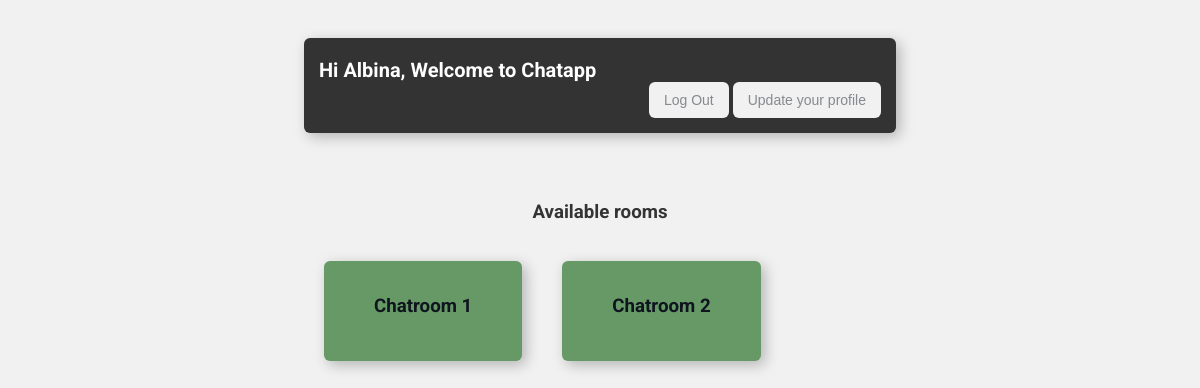
/ (signed in), run on the app's committed database.
### chatapp/models.py (models this page shows, shortened)
class User(AbstractUser):
    image = models.ImageField(upload_to="media/")

class Room(models.Model):
    name = models.CharField(max_length=20)
    slug = models.SlugField(max_length=100)

### chatapp/views.py (the view)
# urls.py: path('', views.rooms),
def rooms(request):
    rooms = Room.objects.all()
    return render(request, "rooms.html", {'rooms': rooms})

### templates/rooms.html (shortened to what this page needs)
{% extends 'base.html' %}
{% block content %}
<div class="container">
    {% if user.is_authenticated %}
        <div class="sign">
            <h3>Available rooms</h3>
        </div>
    {% if rooms %}
        <div class="cards">
            {% for room in rooms %}
                <div class="room-card">
                    <h3><a href="/{{room.slug}}">{{room.name}}</a></h3>
                </div>
            {% endfor %}
        </div>
</div>
    {% else %}
        <h3>No Rooms Available!</h3>
    {% endif %}
{% endif %}
<br/>
{% endblock %}

### templates/base.html (shortened to what this page needs)
{% load static %}
<!doctype html>
<html lang="en">
  <head>
    <link rel="stylesheet" type="text/css" href="{% static 'css/style.css' %}"/>
  </head>
  <body>
    <div class="container">
      <div class="header">
        {% block header%}
          <div class="welcome-sign">
            Hi <b>{{ user.username }}</b>, Welcome to Chatapp
          </div>
          <div class="button-right">
            <a href="/accounts/logout/">
              <button type="button" class="btn">Log Out</button>
            <a href="/accounts/update/">
              <button type="button" class="btn">Update your profile</button>
            </a>
          </div>
        {% endblock %}
      </div>
    </div>
    <br/>
    <main>
      {% block content %}
      {% endblock %}
    </main>
  </body>
</html>

### static/css/style.css (style rules this page uses)
body { background-color: #f1f1f1; color: #0f141e; font-size: 16px; font-weight: normal; font-family: 'Roboto', sans-serif; }
a { color: #0f141e; text-decoration: none; }
h3 { font-family: inherit; color: #333333; }
.container { max-width: 50%; margin: auto; padding-top: 30px; justify-content: center; }
.header { max-width: 100%; margin: auto; padding-top: 20px; background: #333333; border-radius: 6px; box-shadow: 4px 4px 14px rgba(0, 0, 0, 0.25); }
.welcome-sign { color: white; margin: 0; font-style: inherit; font-size: 20px; font-weight: bold; text-decoration: none; padding: 0 0 0 15px; }
.btn { background: #f1f1f1; color: #86898f; padding: 10px 15px; border: white; border-radius: 6px; font-style: inherit; font-size: 14px; cursor: pointer; }
.button-right { text-align: right; padding: 0 15px 15px 0; }
.sign { text-align: center; text-style: inherit; color: #A9A9A9; }
.room-card { display: block; box-shadow: 4px 4px 14px rgba(0, 0, 0, 0.25); max-width: 25%; margin: 20px; padding: 15px 50px 15px 50px; background: #669966; border-radius: 6px; text-align: center; }
.room-card h3 { text-align: center; padding-bottom: 10px; }
.cards { display: flex; text-align: left; padding-left: 0; }

### data on the page
User: username "Albina"
Room: name "Chatroom 1"
Room: name "Chatroom 2"
